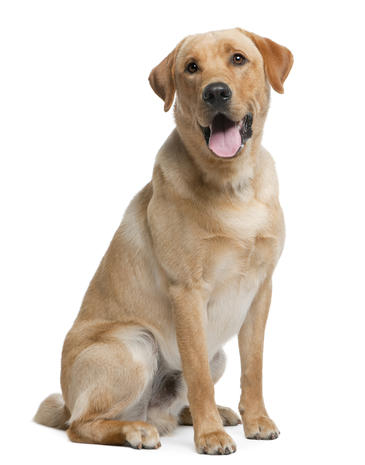
#> input picture Example/Basics/dog.jpg, 365 x 465 px
$ python rotate-flip.py
#> lines starting #> are read from the running program, lines starting #| are printed output that depends on the picture
# import the OpenCV package
import cv2

# load the image with imread()
imageSource = 'dog.jpg'
img = cv2.imread(imageSource)
#> img is the input picture: shape (465, 365, 3); mean B, G, R 202.4, 212.3, 222

# copy image to display all 4 variations
horizontal_img = img.copy()
vertical_img = img.copy()
both_img = img.copy()

# flip img horizontally, vertically,
# and both axes with flip()
horizontal_img = cv2.flip( img, 0 )
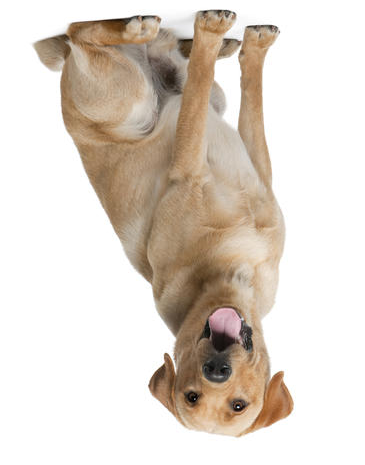
#> horizontal_img: shape (465, 365, 3); mean B, G, R 202.4, 212.3, 222
vertical_img = cv2.flip( img, 1 )
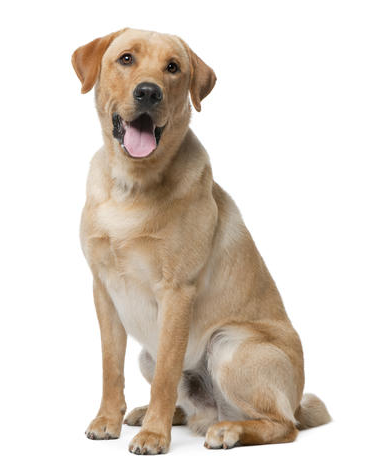
#> vertical_img: shape (465, 365, 3); mean B, G, R 202.4, 212.3, 222
both_img = cv2.flip( img, -1 )
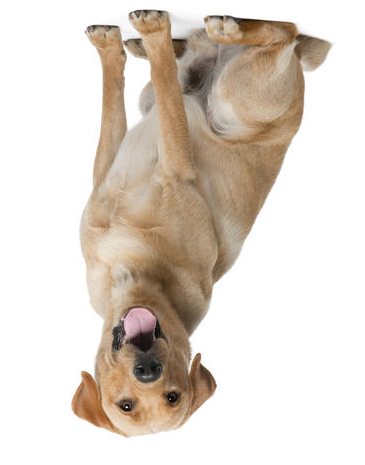
#> both_img: shape (465, 365, 3); mean B, G, R 202.4, 212.3, 222

# display the images on screen with imshow()
cv2.imshow( "Original", img )
cv2.imshow( "Horizontal flip", horizontal_img )
cv2.imshow( "Vertical flip", vertical_img )
cv2.imshow( "Both flip", both_img )


# wait time in milliseconds
# this is required to show the image
# 0 = wait indefinitely
cv2.waitKey(0)

# close the windows
cv2.destroyAllWindows()

$ run again, with Example/Basics/manivannan.jpg copied over Example/Basics/dog.jpg
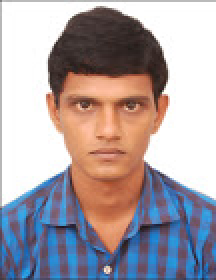
#> input picture Example/Basics/manivannan.jpg, 108 x 140 px (shown 2 times larger)
#> img is the input picture: shape (140, 108, 3); mean B, G, R 165.9, 161.1, 170.2
#> `vertical_img = cv2.flip( img, 1 )`:
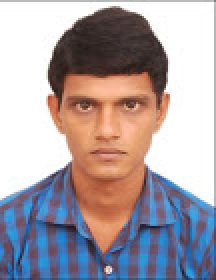
#> vertical_img: shape (140, 108, 3) (shown 2 times larger); mean B, G, R 165.9, 161.1, 170.2
#> `both_img = cv2.flip( img, -1 )`:
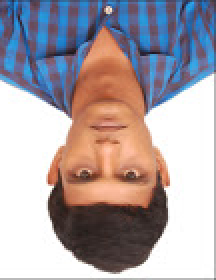
#> both_img: shape (140, 108, 3) (shown 2 times larger); mean B, G, R 165.9, 161.1, 170.2
